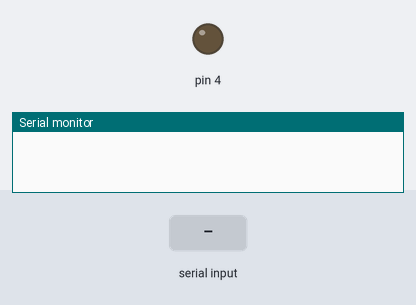
This sketch was run on a simulated Arduino Uno, built with avr-gcc and run on an emulated ATmega328P. On the bench: output pins drawn as LEDs (lit = HIGH), the last lines printed to the serial monitor. The test bench sets the inputs (shaded band).

Above: at 1.2 s.
1.3 s: "1\n" received over the second serial link
At 1.9 s:
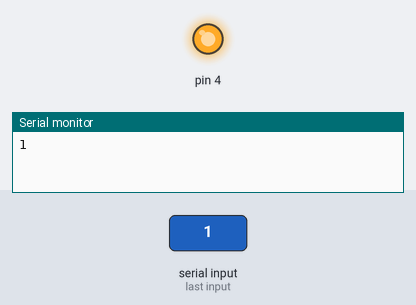
Timing chart, 0 to 4.3 s (numbered marks = the images above; inputs shaded):
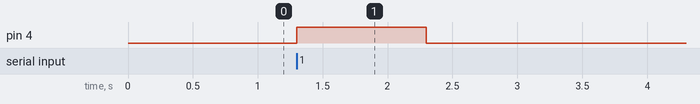

The sketch:

light.ino
```cpp
#include <SoftwareSerial.h>

SoftwareSerial mySerial(9,8);
int switch1=0;

void setup() {
  // put your setup code here, to run once:
  Serial.begin(9600);
  mySerial.begin(9600);
  pinMode(4,OUTPUT);
}

void loop() {

  // put your main code here, to run repeatedly:
  if(mySerial.available()>0){
    switch1 = mySerial.parseInt();
    Serial.print(switch1);
  }
  if(switch1==1)
    digitalWrite(4, HIGH);
  if(switch1==0)
    digitalWrite(4, LOW);
}
```

Measured:
- after the input at 1.3 s, pin 4: LOW → HIGH at once, → LOW 1.0 s later
